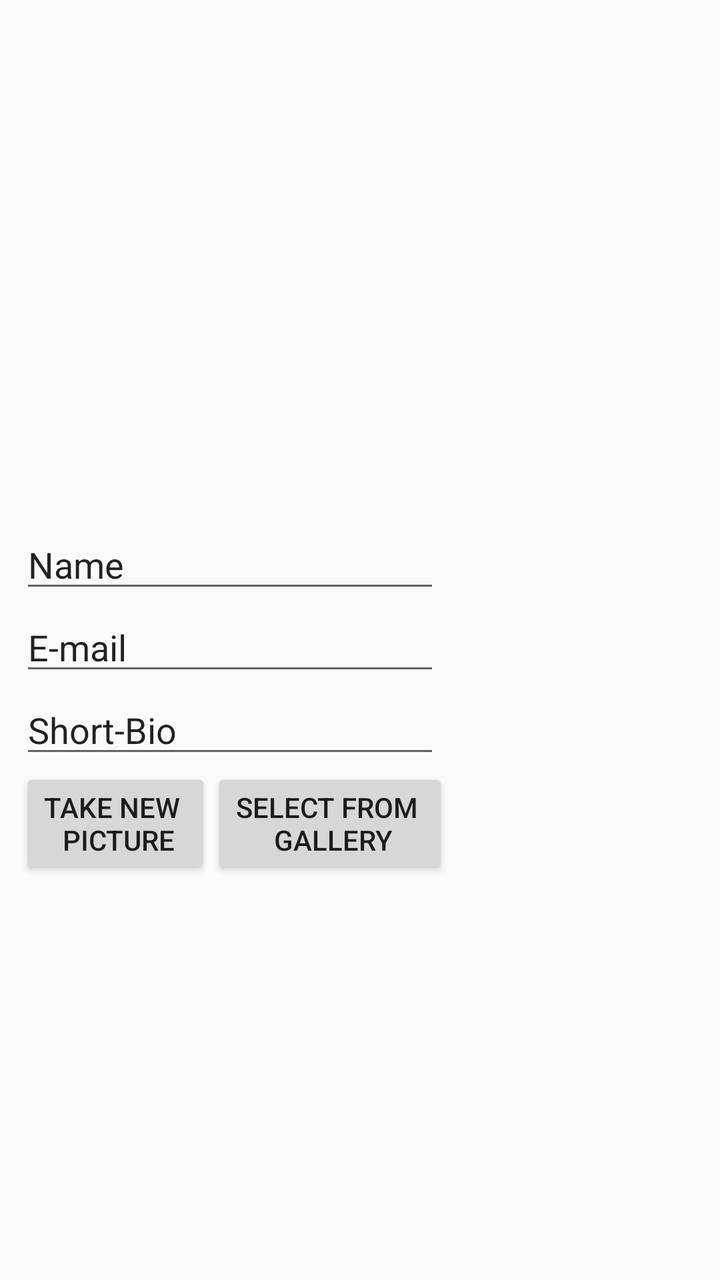
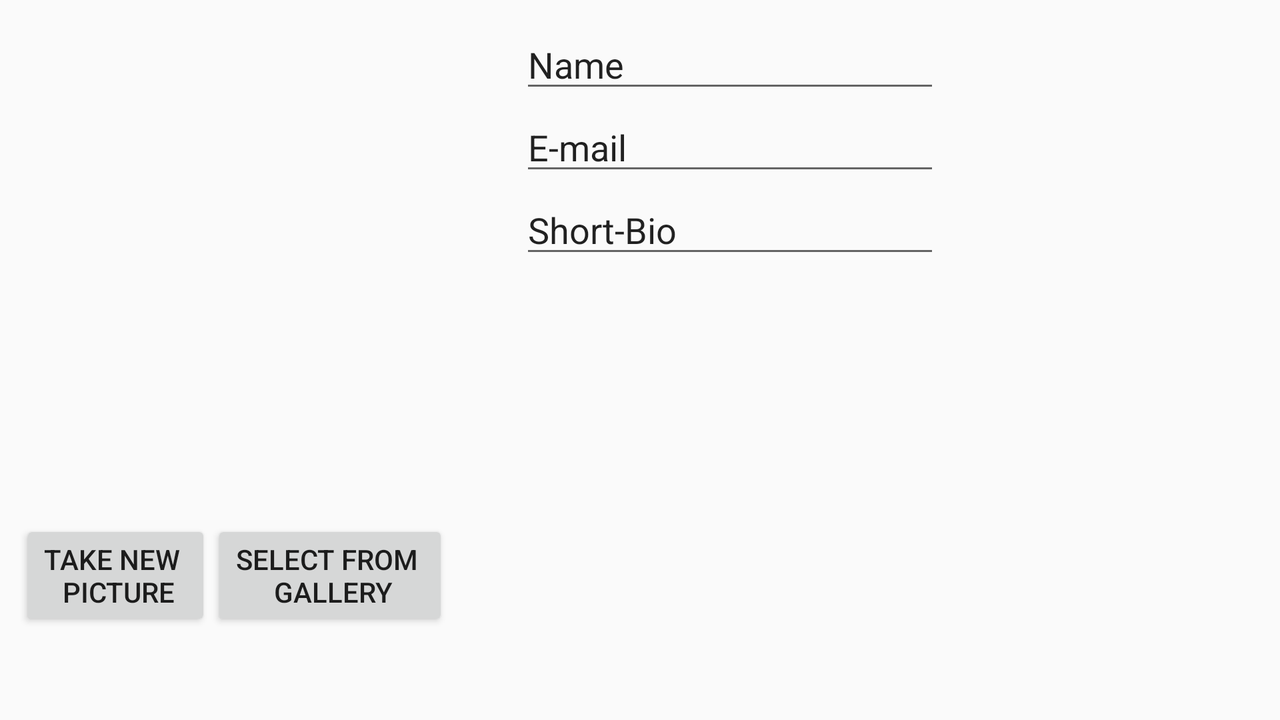

Two renders of one Android screen. The first uses the default layout on a phone; the second uses the alternative layout the repository ships for a different screen configuration, on a matching device. The two XML files are below.
<!-- AndroidManifest.xml: application theme AppTheme -->
<!-- res/layout/activity_editprofile.xml -->
<?xml version="1.0" encoding="utf-8"?>
<RelativeLayout xmlns:android="http://schemas.android.com/apk/res/android"
    android:layout_width="match_parent"
    android:layout_height="match_parent"
    xmlns:tools="http://schemas.android.com/tools"
    xmlns:app="http://schemas.android.com/apk/res-auto"
    android:paddingLeft="@dimen/activity_horizontal_margin"
    android:paddingRight="@dimen/activity_horizontal_margin"
    android:paddingTop="@dimen/activity_vertical_margin"
    android:paddingBottom="@dimen/activity_vertical_margin"
    tools:context=".activities.EditProfileActivity">

    <ImageView
        android:id="@+id/imageView_profilePicture"
        android:layout_width="@dimen/profilePicture_width_port"
        android:layout_height="@dimen/profilePicture_height_port"
        app:srcCompat="@drawable/avatar" />

    <EditText
        android:id="@+id/editText_name"
        android:layout_width="wrap_content"
        android:layout_height="wrap_content"
        android:ems="10"
        android:inputType="textPersonName"
        android:text="@string/name"
        android:layout_below="@id/imageView_profilePicture"/>

    <EditText
        android:id="@+id/editText_email"
        android:layout_width="wrap_content"
        android:layout_height="wrap_content"
        android:ems="10"
        android:inputType="textEmailAddress"
        android:text="@string/email"
        android:layout_below="@id/editText_name"/>

    <EditText
        android:id="@+id/editText_bio"
        android:layout_width="wrap_content"
        android:layout_height="wrap_content"
        android:ems="10"
        android:inputType="textPersonName"
        android:text="@string/bio"
        android:layout_below="@id/editText_email"/>

    <Button
        android:id="@+id/button_takePicture"
        android:layout_width="wrap_content"
        android:layout_height="wrap_content"
        android:layout_below="@id/editText_bio"
        android:onClick="takePictureFromCamera"
        android:text=" take new \n picture" />

    <Button
        android:id="@+id/button_selectPicture"
        android:layout_width="wrap_content"
        android:layout_height="wrap_content"
        android:layout_below="@id/editText_bio"
        android:layout_toRightOf="@id/button_takePicture"
        android:onClick="selectPictureFromGallery"
        android:text=" select from \n gallery" />

</RelativeLayout>
<!-- resources referenced by this layout -->
<resources>
  <dimen name="activity_horizontal_margin">10dp</dimen>
  <dimen name="activity_vertical_margin">10dp</dimen>
  <dimen name="profilePicture_height_port">250dp</dimen>
  <dimen name="profilePicture_width_port">250dp</dimen>
  <string name="bio">Short-Bio</string>
  <string name="email">E-mail</string>
  <string name="name">Name</string>
  <style name="AppTheme" parent="Theme.AppCompat.Light.DarkActionBar">
          
          <item name="colorPrimary">@color/colorPrimary</item>
          <item name="colorPrimaryDark">@color/colorPrimaryDark</item>
          <item name="colorAccent">@color/colorAccent</item>
          <item name="android:actionButtonStyle">@style/ActionButtonStyle</item>
          <item name="actionButtonStyle">@style/ActionButtonStyle</item>
      </style>
  <style name="ActionButtonStyle" parent="Widget.AppCompat.ActionButton">
          <item name="android:maxWidth">24dp</item>
          <item name="android:maxHeight">24dp</item>
          <item name="android:padding">12dp</item>
      </style>
</resources>
<!-- res/layout-land/activity_editprofile.xml (the repository's variant of the layout above) -->
<!-- drawn on the phone turned sideways -->
<?xml version="1.0" encoding="utf-8"?>
<RelativeLayout xmlns:android="http://schemas.android.com/apk/res/android"
    android:layout_width="match_parent"
    android:layout_height="match_parent"
    android:paddingLeft="@dimen/activity_horizontal_margin"
    android:paddingRight="@dimen/activity_horizontal_margin"
    android:paddingTop="@dimen/activity_vertical_margin"
    android:paddingBottom="@dimen/activity_vertical_margin"
    xmlns:tools="http://schemas.android.com/tools"
    xmlns:app="http://schemas.android.com/apk/res-auto"
    tools:context=".activities.EditProfileActivity">

    <ImageView
        android:id="@+id/imageView_profilePicture"
        android:layout_width="@dimen/profilePicture_width_land"
        android:layout_height="@dimen/profilePicture_height_land"
        app:srcCompat="@drawable/avatar" />

    <EditText
        android:id="@+id/editText_name"
        android:layout_width="wrap_content"
        android:layout_height="wrap_content"
        android:ems="10"
        android:inputType="textPersonName"
        android:text="@string/name"
        android:layout_toRightOf="@id/imageView_profilePicture"/>

    <EditText
        android:id="@+id/editText_email"
        android:layout_width="wrap_content"
        android:layout_height="wrap_content"
        android:ems="10"
        android:inputType="textEmailAddress"
        android:text="@string/email"
        android:layout_below="@id/editText_name"
        android:layout_toRightOf="@id/imageView_profilePicture"/>

    <EditText
        android:id="@+id/editText_bio"
        android:layout_width="wrap_content"
        android:layout_height="wrap_content"
        android:ems="10"
        android:inputType="textPersonName"
        android:text="@string/bio"
        android:layout_below="@id/editText_email"
        android:layout_toRightOf="@id/imageView_profilePicture"/>

    <Button
        android:id="@+id/button_takePicture"
        android:layout_width="wrap_content"
        android:layout_height="wrap_content"
        android:layout_below="@id/imageView_profilePicture"
        android:onClick="takePictureFromCamera"
        android:text=" take new \n picture" />

    <Button
        android:id="@+id/button_selectPicture"
        android:layout_width="wrap_content"
        android:layout_height="wrap_content"
        android:layout_below="@id/imageView_profilePicture"
        android:layout_toRightOf="@id/button_takePicture"
        android:onClick="selectPictureFromGallery"
        android:text=" select from \n gallery" />
</RelativeLayout>
<!-- resources referenced by the variant -->
<!-- as the phone turned sideways resolves them -->
<resources>
  <dimen name="activity_horizontal_margin">10dp</dimen>
  <dimen name="activity_vertical_margin">10dp</dimen>
  <dimen name="profilePicture_height_land">250dp</dimen>
  <dimen name="profilePicture_width_land">250dp</dimen>
  <string name="bio">Short-Bio</string>
  <string name="email">E-mail</string>
  <string name="name">Name</string>
  <style name="AppTheme" parent="Theme.AppCompat.Light.DarkActionBar">
          
          <item name="colorPrimary">@color/colorPrimary</item>
          <item name="colorPrimaryDark">@color/colorPrimaryDark</item>
          <item name="colorAccent">@color/colorAccent</item>
          <item name="android:actionButtonStyle">@style/ActionButtonStyle</item>
          <item name="actionButtonStyle">@style/ActionButtonStyle</item>
      </style>
  <style name="ActionButtonStyle" parent="Widget.AppCompat.ActionButton">
          <item name="android:maxWidth">24dp</item>
          <item name="android:maxHeight">24dp</item>
          <item name="android:padding">12dp</item>
      </style>
</resources>
